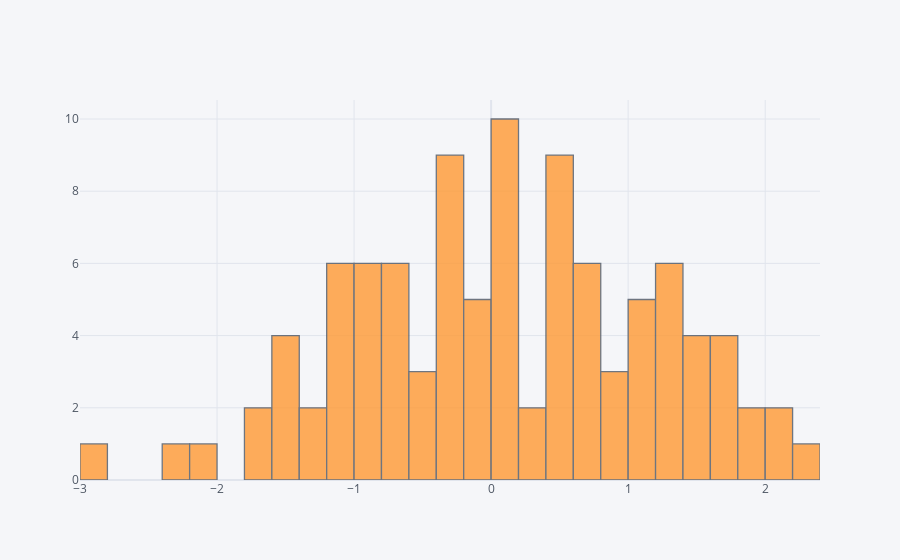

Notebook source saved alongside this figure:
### Code cell
# kind = 'hist'
# single column
df1['A'].iplot(kind='hist',bins = 50)

# entire dataset
df1.iplot(kind = 'hist', bins = 25) #overlaped hist plots, trun ON/OFF

### Figure 1 — Plotly figure (JSON) as saved in the notebook; plotly's stock layout.template omitted (floating-point values rounded to 4 significant figures)
{"data": [{"histfunc": "count", "histnorm": "", "marker": {"color": "rgba(255, 153, 51, 1.0)", "line": {"color": "#4D5663", "width": 1.3}}, "name": "A", "nbinsx": 50, "opacity": 0.8, "orientation": "v", "type": "histogram", "x": [2.378, -1.417, 0.5089, 0.4843, 0.002573, -0.4368, -0.5148, 0.5993, -1.451, -1.364, 0.5014, -1.166, -0.7546, 1.264, -0.241, 0.9405, -0.7802, 0.3516, 1.61, -1.608, 0.6689, 1.607, 0.6605, 1.454, 1.946, -2.001, 0.1585, -0.1761, 0.1818, -0.9984, 0.9127, 2.025, -0.8008, 1.279, -2.31, -1.717, 0.8404, 1.169, -0.1479, -0.3336, -0.9878, 1.333, 1.763, 0.1872, -1.507, -0.8696, -0.5295, -1.194, 0.5143, 0.6096, -1.369, -1.54, -1.009, 1.554, 0.06515, -0.8488, 1.242, -0.02801, -0.6347, -1.046, 1.797, 0.4017, 0.4429, -1.194, 0.7022, -0.7147, -0.2415, 0.5116, 0.7005, 1.02, 0.5202, -0.7152, 1.11, -0.8074, -0.2066, 0.3113, 2.098, 1.219, 1.071, -0.7749, -0.3348, 0.1696, -0.278, 1.323, 0.7788, 0.1398, 1.471, -0.3609, 0.1575, -0.06845, -0.2522, 1.486, -0.3807, -2.944, 1.047, -0.07376, 0.04769, -1.025, 0.09474, 1.807]}], "layout": {"barmode": "overlay", "legend": {"bgcolor": "#F5F6F9", "font": {"color": "#4D5663"}}, "paper_bgcolor": "#F5F6F9", "plot_bgcolor": "#F5F6F9", "title": {"font": {"color": "#4D5663"}}, "xaxis": {"gridcolor": "#E1E5ED", "showgrid": true, "tickfont": {"color": "#4D5663"}, "title": {"font": {"color": "#4D5663"}, "text": ""}, "zerolinecolor": "#E1E5ED"}, "yaxis": {"gridcolor": "#E1E5ED", "showgrid": true, "tickfont": {"color": "#4D5663"}, "title": {"font": {"color": "#4D5663"}, "text": ""}, "zerolinecolor": "#E1E5ED"}}}
